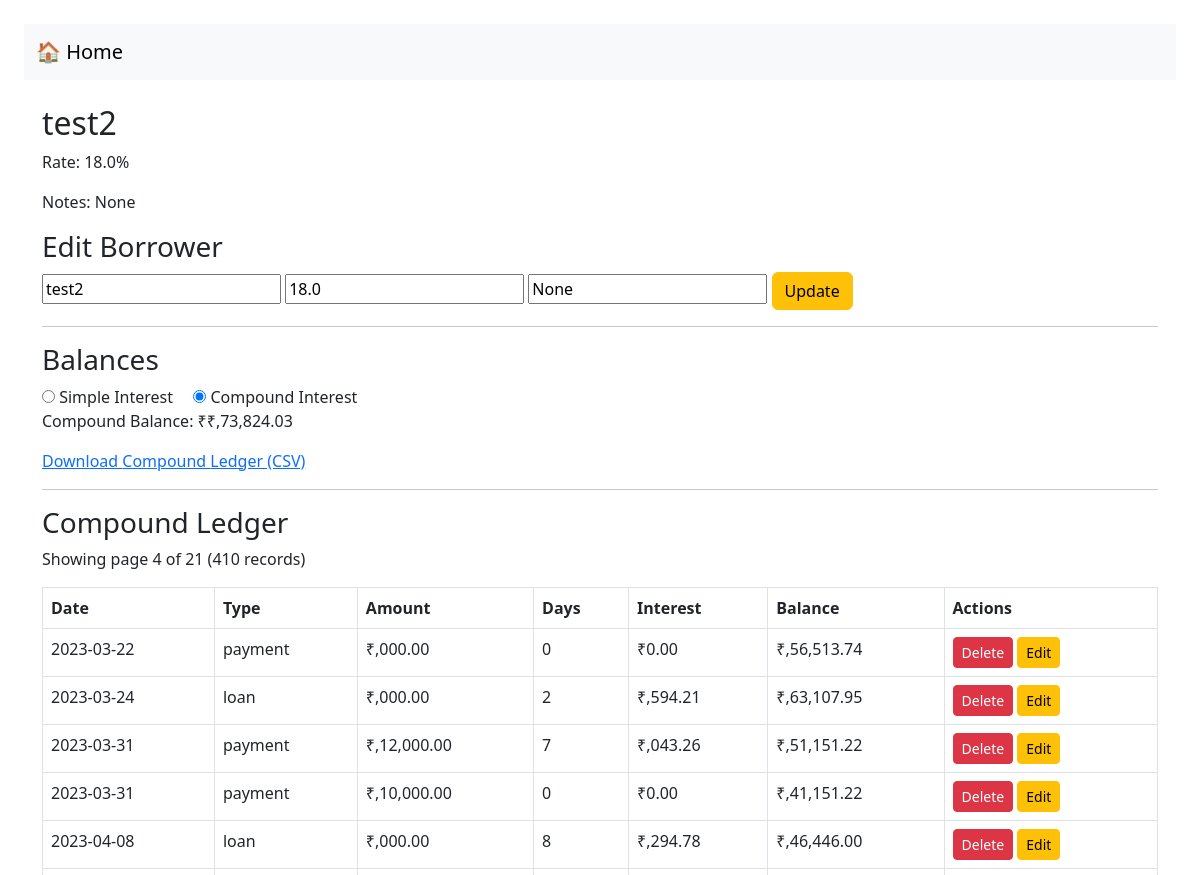
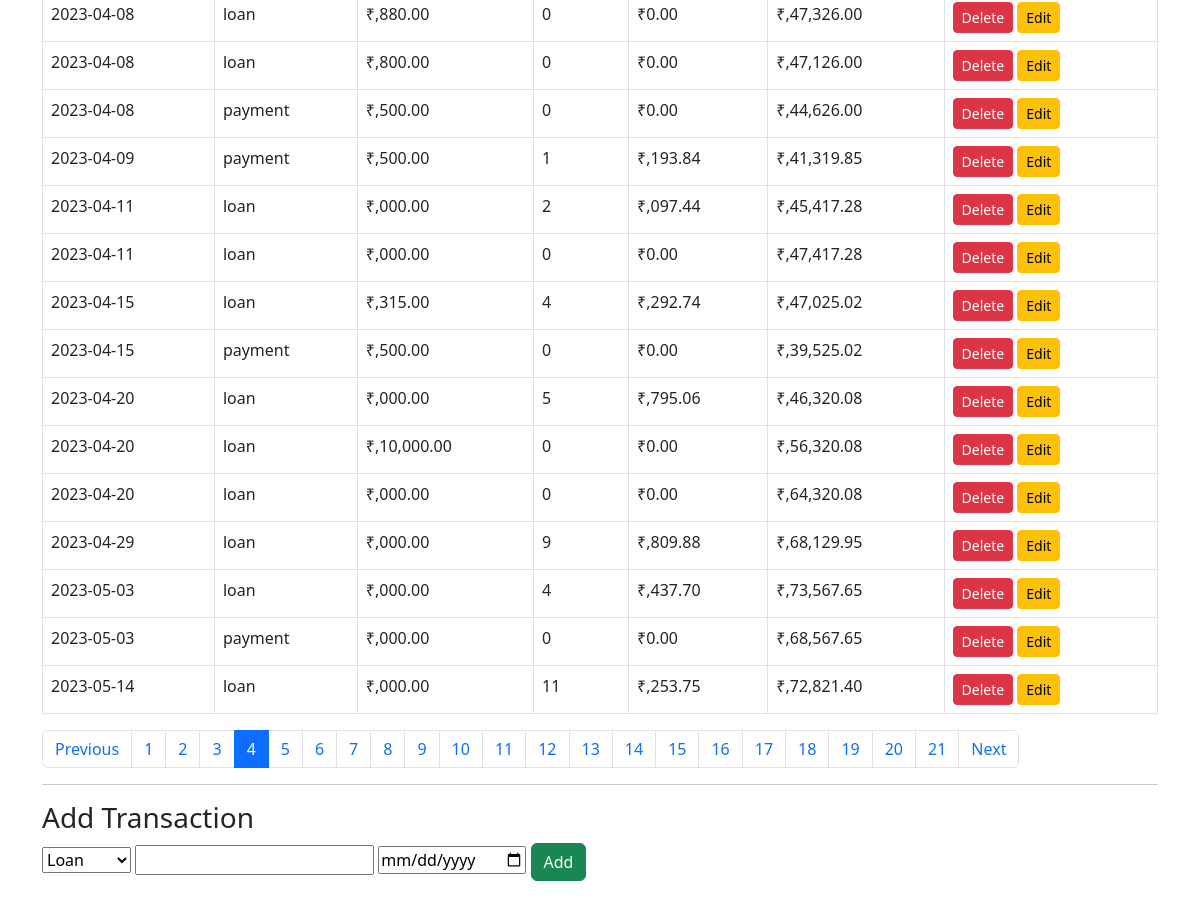
The page /borrower/1?page=4&mode=compound on the database its author committed (2 pictures, top to bottom).
### models.py (models this page shows)
class Borrower(db.Model):
    id = db.Column(db.Integer, primary_key=True)
    name = db.Column(db.String(120), nullable=False)
    rate = db.Column(db.Float, default=12.0)  # annual % rate
    notes = db.Column(db.Text)
    preferred_mode = db.Column(db.String(20), default="simple")
    transactions = db.relationship("Transaction", backref="borrower", lazy=True)

class Transaction(db.Model):
    id = db.Column(db.Integer, primary_key=True)
    borrower_id = db.Column(db.Integer, db.ForeignKey("borrower.id"), nullable=False)
    type = db.Column(db.String(20), nullable=False)  # "loan" or "payment"
    amount = db.Column(db.Float, nullable=False)
    date = db.Column(db.DateTime, default=datetime.utcnow)

### app.py (the view)
@app.route("/borrower/<int:id>")
def borrower_detail(id):
    borrower = Borrower.query.get_or_404(id)
    mode = request.args.get("mode")
    if mode in ["simple", "compound"]:
        borrower.preferred_mode = mode
        db.session.commit()
    else:
        mode = borrower.preferred_mode or "simple"
    if mode == "compound":
        balance, ledger = calculate_running_compound_balance(borrower)
    else:
        balance, ledger = calculate_running_simple_balance(borrower)
    per_page = 20
    page = int(request.args.get("page", 1))
    total = len(ledger)
    total_pages = (total + per_page - 1) // per_page
    start = (page - 1) * per_page
    end = start + per_page
    ledger_display = ledger[start:end]
    return render_template(
        "borrower.html",
        borrower=borrower,
        mode=mode,
        balance=balance,
        ledger=ledger_display,
        page=page,
        total_pages=total_pages,
        total=total
    )

### app.py (called while the page is built)
def format_inr(value):
    try:
        value = float(value)
    except (ValueError, TypeError):
        return value
    s = str(int(value))
    last3 = s[-3:]
    rest = s[:-3]
    if rest != '':
        rest = ",".join([rest[i - 2:i] for i in range(len(rest) % 2, len(rest), 2)])
        s = rest + "," + last3
    else:
        s = last3
    decimals = f"{value:.2f}".split(".")[1]
    return f"₹{s}.{decimals}"

### templates/borrower.html (shortened to what this page needs)
{% extends "base.html" %}
{% block content %}
<h2>{{ borrower.name }}</h2>
<p>Rate: {{ borrower.rate }}%</p>
<p>Notes: {{ borrower.notes }}</p>
<h3>Edit Borrower</h3>
<form method="post" action="{{ url_for('edit_borrower', id=borrower.id) }}">
  <input type="text" name="name" value="{{ borrower.name }}" required>
  <input type="number" name="rate" step="0.01" value="{{ borrower.rate }}" required>
  <input type="text" name="notes" value="{{ borrower.notes }}">
  <button type="submit" class="btn btn-warning">Update</button>
</form>
<hr>
<h3>Balances</h3>
<form method="get" action="{{ url_for('borrower_detail', id=borrower.id) }}">
  <label class="me-3">
    <input type="radio" name="mode" value="simple" {% if mode == 'simple' %}checked{% endif %} onchange="this.form.submit()"> Simple Interest
  </label>
  <label>
    <input type="radio" name="mode" value="compound" {% if mode == 'compound' %}checked{% endif %} onchange="this.form.submit()"> Compound Interest
  </label>
</form>
<p>{{ mode|capitalize }} Balance: ₹{{ balance|inr }}</p>
<a href="{{ url_for('export_csv', id=borrower.id, mode=mode) }}">Download {{ mode|capitalize }} Ledger (CSV)</a>
<hr>
<h3>{{ mode|capitalize }} Ledger</h3>
<p>Showing page {{ page }} of {{ total_pages }} ({{ total }} records)</p>
<table class="table table-bordered">
  <tr>
    <th>Date</th><th>Type</th><th>Amount</th><th>Days</th><th>Interest</th><th>Balance</th><th>Actions</th>
  </tr>
  {% for row in ledger %}
  <tr>
    <td>{{ row.date }}</td>
    <td>{{ row.type }}</td>
    <td>{{ row.amount|inr }}</td>
    <td>{{ row.days }}</td>
    <td>{{ row.interest|inr }}</td>
    <td>{{ row.balance|inr }}</td>
    <td>
      {% if row.type != 'accrual' %}
      <form method="post" action="{{ url_for('delete_transaction', txn_id=row.id, borrower_id=borrower.id) }}" style="display:inline;">
        <button type="submit" class="btn btn-danger btn-sm" onclick="return confirm('Delete this transaction?');">Delete</button>
      </form>
      <button class="btn btn-warning btn-sm" data-bs-toggle="modal" data-bs-target="#editModal{{ row.id }}">Edit</button>
      {% endif %}
    </td>
  </tr>
  {% endfor %}
</table>
<nav>
  <ul class="pagination">
    {% if page > 1 %}
      <li class="page-item">
        <a class="page-link" href="{{ url_for('borrower_detail', id=borrower.id, page=page-1, mode=mode) }}">Previous</a>
      </li>
    {% endif %}
    {% for p in range(1, total_pages+1) %}
      <li class="page-item {% if p == page %}active{% endif %}">
        <a class="page-link" href="{{ url_for('borrower_detail', id=borrower.id, page=p, mode=mode) }}">{{ p }}</a>
      </li>
    {% endfor %}
    {% if page < total_pages %}
      <li class="page-item">
        <a class="page-link" href="{{ url_for('borrower_detail', id=borrower.id, page=page+1, mode=mode) }}">Next</a>
      </li>
    {% endif %}
  </ul>
</nav>
<hr>
<h3>Add Transaction</h3>
<form method="post" action="{{ url_for('add_transaction', id=borrower.id) }}">
  <select name="type">
    <option value="loan">Loan</option>
  </select>
  <input type="number" name="amount" step="0.01" required>
  <input type="date" name="date">
  <button type="submit" class="btn btn-success">Add</button>
</form>
{% endblock %}

### rows shown on the page
Borrower: name "test2", rate "18.0", notes "None", preferred_mode "Compound"
Transaction: date "2023-03-22", type "payment", amount|inr "₹,000.00", days "0", interest|inr "₹0.00", balance|inr "₹,56,513.74"
Transaction: date "2023-03-24", type "loan", amount|inr "₹,000.00", days "2", interest|inr "₹,594.21", balance|inr "₹,63,107.95"
Transaction: date "2023-03-31", type "payment", amount|inr "₹,12,000.00", days "7", interest|inr "₹,043.26", balance|inr "₹,51,151.22"
Transaction: date "2023-03-31", type "payment", amount|inr "₹,10,000.00", days "0", interest|inr "₹0.00", balance|inr "₹,41,151.22"
Transaction: date "2023-04-08", type "loan", amount|inr "₹,000.00", days "8", interest|inr "₹,294.78", balance|inr "₹,46,446.00"
Transaction: date "2023-04-08", type "loan", amount|inr "₹,880.00", days "0", interest|inr "₹0.00", balance|inr "₹,47,326.00"
Transaction: date "2023-04-08", type "loan", amount|inr "₹,800.00", days "0", interest|inr "₹0.00", balance|inr "₹,47,126.00"
Transaction: date "2023-04-08", type "payment", amount|inr "₹,500.00", days "0", interest|inr "₹0.00", balance|inr "₹,44,626.00"
Transaction: date "2023-04-09", type "payment", amount|inr "₹,500.00", days "1", interest|inr "₹,193.84", balance|inr "₹,41,319.85"
Transaction: date "2023-04-11", type "loan", amount|inr "₹,000.00", days "2", interest|inr "₹,097.44", balance|inr "₹,45,417.28"
Transaction: date "2023-04-11", type "loan", amount|inr "₹,000.00", days "0", interest|inr "₹0.00", balance|inr "₹,47,417.28"
Transaction: date "2023-04-15", type "loan", amount|inr "₹,315.00", days "4", interest|inr "₹,292.74", balance|inr "₹,47,025.02"
Transaction: date "2023-04-15", type "payment", amount|inr "₹,500.00", days "0", interest|inr "₹0.00", balance|inr "₹,39,525.02"
Transaction: date "2023-04-20", type "loan", amount|inr "₹,000.00", days "5", interest|inr "₹,795.06", balance|inr "₹,46,320.08"
Transaction: date "2023-04-20", type "loan", amount|inr "₹,10,000.00", days "0", interest|inr "₹0.00", balance|inr "₹,56,320.08"
Transaction: date "2023-04-20", type "loan", amount|inr "₹,000.00", days "0", interest|inr "₹0.00", balance|inr "₹,64,320.08"
Transaction: date "2023-04-29", type "loan", amount|inr "₹,000.00", days "9", interest|inr "₹,809.88", balance|inr "₹,68,129.95"
Transaction: date "2023-05-03", type "loan", amount|inr "₹,000.00", days "4", interest|inr "₹,437.70", balance|inr "₹,73,567.65"
Transaction: date "2023-05-03", type "payment", amount|inr "₹,000.00", days "0", interest|inr "₹0.00", balance|inr "₹,68,567.65"
Transaction: date "2023-05-14", type "loan", amount|inr "₹,000.00", days "11", interest|inr "₹,253.75", balance|inr "₹,72,821.40"

### other values the page prints
{{ balance|inr }} "₹,73,824.03"
{{ page }} "4"
{{ total_pages }} "21"
{{ total }} "410"
{{ p }} "1" "2" "3" "4" "5" "6" "7" "8" "9" "10" "11" "12" "13" "14" "15" "16" "17" "18" "19" "20" "21"
